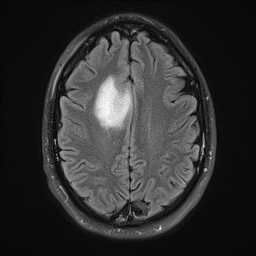
#> input picture 8perfect.jpg, 256 x 256 px
$ python sandbox.py 8perfect.jpg
#> lines starting #> are read from the running program, lines starting #| are printed output that depends on the picture
import numpy as np
import cv2 as cv
import sys


# Notas - Andre Costa
# Este é apenas um arquivo exemplo de como usar funções básicas do OpenCV
# Não manjo quase nada de Python, então muito provavelmente farei coisas de uma forma burra
# Desculpem o vacilo e obrigado pela compreensão. Estou 100% aberto a sugestões e a aprender...

imagePath   = sys.argv[1]

# cv.imread() - Reads an image and store it in a numpy array
image = cv.imread(imagePath)
#> image is the input picture: shape (256, 256, 3); min 7, max 255, mean 47.8

# .shape property gets image properties
rows,cols,channels = image.shape
#> rows = 256; cols = 256; channels = 3
print("Image Shape", image.shape, "| Size", image.size, "| Dtype", image.dtype)
#| Image Shape (256, 256, 3) | Size 196608 | Dtype uint8

# cv.imshow(windowName, image) - Shows image
cv.imshow("RawImage",image)

# We can use numpy indexing to Get ROI (Region of Interest of an image)
imageROI = image[200:220,200:220]
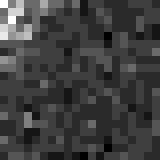
#> imageROI: shape (20, 20, 3) (shown 8 times larger); min 8, max 20, mean 10.98; drawn with min black and max white
cv.imshow("imageROI",imageROI)

# This junk is necessary... otherwise the window will open and close and one won't be able to see the image T_T
cv.waitKey(0)
cv.destroyAllWindows()
